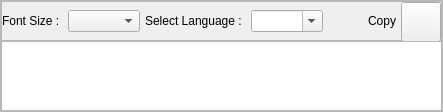
                        <widget class="QFrame" name="frame_bottom_ocr">
                         <property name="minimumSize">
                          <size>
                           <width>0</width>
                           <height>0</height>
                          </size>
                         </property>
                         <property name="maximumSize">
                          <size>
                           <width>16777215</width>
                           <height>0</height>
                          </size>
                         </property>
                         <property name="frameShape">
                          <enum>QFrame::StyledPanel</enum>
                         </property>
                         <property name="frameShadow">
                          <enum>QFrame::Raised</enum>
                         </property>
                         <layout class="QVBoxLayout" name="verticalLayout_16">
                          <property name="spacing">
                           <number>0</number>
                          </property>
                          <property name="leftMargin">
                           <number>0</number>
                          </property>
                          <property name="topMargin">
                           <number>0</number>
                          </property>
                          <property name="rightMargin">
                           <number>0</number>
                          </property>
                          <property name="bottomMargin">
                           <number>0</number>
                          </property>
                          <item>
                           <widget class="QFrame" name="frame_2">
                            <property name="minimumSize">
                             <size>
                              <width>0</width>
                              <height>40</height>
                             </size>
                            </property>
                            <property name="maximumSize">
                             <size>
                              <width>16777215</width>
                              <height>40</height>
                             </size>
                            </property>
                            <property name="frameShape">
                             <enum>QFrame::StyledPanel</enum>
                            </property>
                            <property name="frameShadow">
                             <enum>QFrame::Raised</enum>
                            </property>
                            <layout class="QHBoxLayout" name="horizontalLayout_7">
                             <property name="spacing">
                              <number>5</number>
                             </property>
                             <property name="leftMargin">
                              <number>0</number>
                             </property>
                             <property name="topMargin">
                              <number>0</number>
                             </property>
                             <property name="rightMargin">
                              <number>0</number>
                             </property>
                             <property name="bottomMargin">
                              <number>0</number>
                             </property>
                             <item>
                              <widget class="QLabel" name="label_2">
                               <property name="text">
                                <string>Font Size : </string>
                               </property>
                              </widget>
                             </item>
                             <item>
                              <widget class="QComboBox" name="combo_font_ocr">
                               <property name="currentIndex">
                                <number>-1</number>
                               </property>
                              </widget>
                             </item>
                             <item>
                              <widget class="QLabel" name="label_5">
                               <property name="text">
                                <string>Select Language : </string>
                               </property>
                              </widget>
                             </item>
                             <item>
                              <widget class="QComboBox" name="comboBox_lang">
                               <property name="editable">
                                <bool>true</bool>
                               </property>
                               <property name="currentIndex">
                                <number>-1</number>
                               </property>
                               <property name="maxVisibleItems">
                                <number>12</number>
                               </property>
                              </widget>
                             </item>
                             <item>
                              <spacer name="horizontalSpacer_2">
                               <property name="orientation">
                                <enum>Qt::Horizontal</enum>
                               </property>
                               <property name="sizeHint" stdset="0">
                                <size>
                                 <width>40</width>
                                 <height>20</height>
                                </size>
                               </property>
                              </spacer>
                             </item>
                             <item>
                              <widget class="QLabel" name="label_4">
                               <property name="text">
                                <string>Copy</string>
                               </property>
                              </widget>
                             </item>
                             <item>
                              <widget class="QPushButton" name="btn_copyocr">
                               <property name="minimumSize">
                                <size>
                                 <width>0</width>
                                 <height>40</height>
                                </size>
                               </property>
                               <property name="styleSheet">
                                <string notr="true">image: url(:/icons/images/icons/icon_restore.png);</string>
                               </property>
                               <property name="text">
                                <string/>
                               </property>
                              </widget>
                             </item>
                            </layout>
                           </widget>
                          </item>
                          <item>
                           <widget class="QTextEdit" name="textEdit_ocr">
                            <property name="minimumSize">
                             <size>
                              <width>0</width>
                              <height>0</height>
                             </size>
                            </property>
                            <property name="maximumSize">
                             <size>
                              <width>16777215</width>
                              <height>160</height>
                             </size>
                            </property>
                            <property name="styleSheet">
                             <string notr="true">font: 11pt &quot;Times New Roman&quot;;
color: rgb(0, 0, 0);</string>
                            </property>
                           </widget>
                          </item>
                         </layout>
                        </widget>
